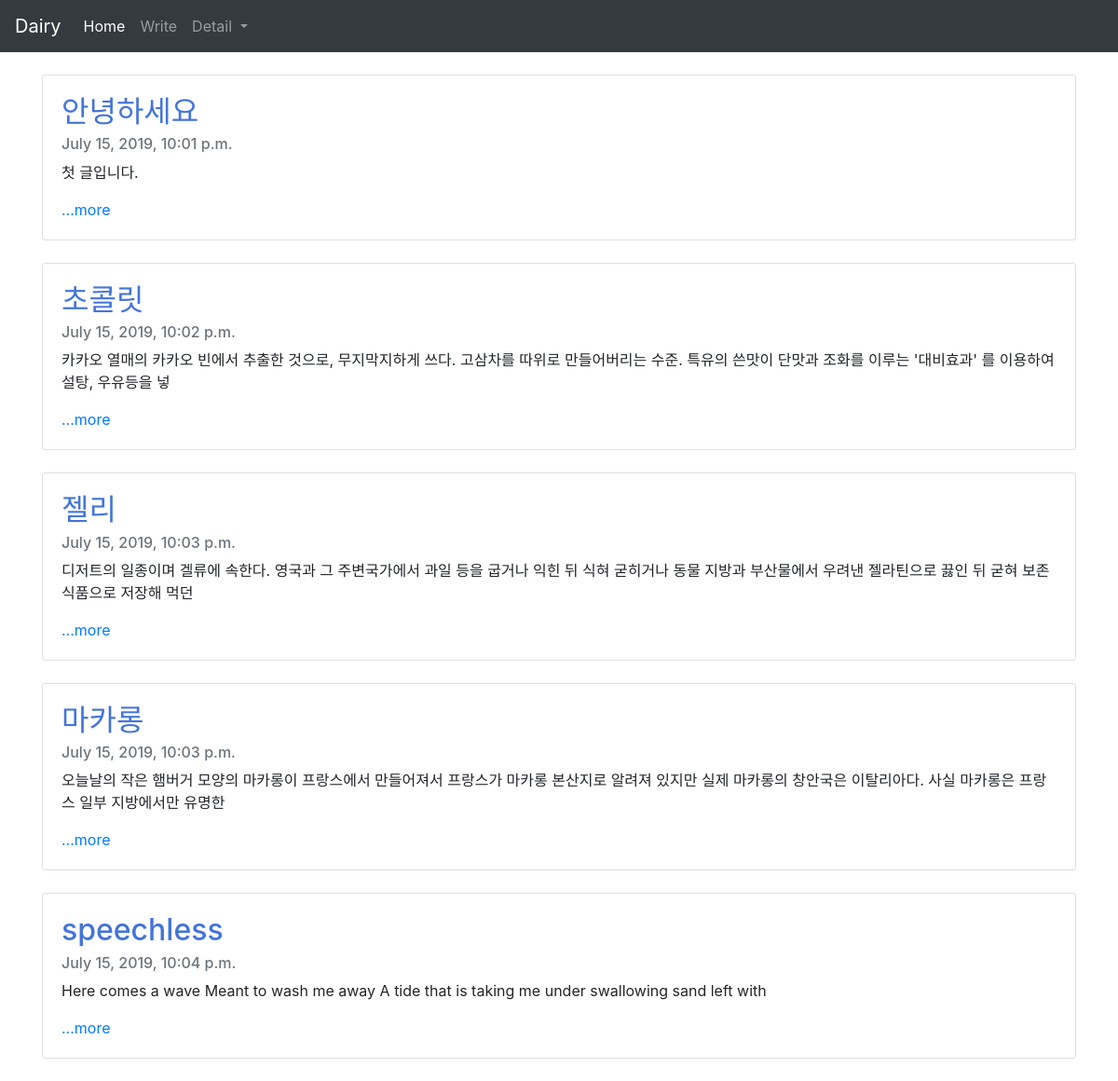
The page / on the database its author committed.
### blogapp/models.py (models this page shows, shortened)
class Blog(models.Model):
    title = models.CharField(max_length = 200)
    pub_date = models.DateTimeField('date published')
    body = models.TextField()
    def summary(self):
        return self.body[:100]

### blogapp/views.py (the view)
# urls.py: 2. Add a URL to urlpatterns:  path('', views.home, name='home')
def home(request):
    blogs = Blog.objects
    return render(request, 'home.html', {'blogs':blogs})

### blogapp/templates/home.html (shortened to what this page needs)
<head>
    <link rel="stylesheet" href="https://stackpath.bootstrapcdn.com/bootstrap/4.3.1/css/bootstrap.min.css">
  </head>
  <body>
         <nav class="navbar navbar-expand-lg navbar-dark bg-dark">
                 <a class="navbar-brand" href="#">Dairy</a>
                 <div class="collapse navbar-collapse" id="navbarSupportedContent">
                   <ul class="navbar-nav mr-auto">
                         <li class="nav-item active">
                                 <a class="nav-link" href="{% url 'home' %}">Home<span class="sr-only">(current)</span></a>
                           </li>
                     <li class="nav-item">
                           <a class="nav-link" href="{% url 'new' %}">Write</a>
                     </li>
                     <li class="nav-item dropdown">
                       <a class="nav-link dropdown-toggle" href="#" id="navbarDropdown" role="button" data-toggle="dropdown" aria-haspopup="true" aria-expanded="false">
                         Detail
                       </a>
                     </li>
                   </ul>
                 </div>
               </nav>
               {% for blog in blogs.all %}
               <div class="container">
                      <br>
               <div class="card">
                <div class="card-body">
                  <h2 class="card-title" style="color:#4374D9;">{{blog.title}}</h2>
                  <h6 class="card-subtitle mb-2 text-muted">{{blog.pub_date}}</h6>
                  <p class="card-text">{{blog.summary}}</p>
                  <a href="{% url 'detail' blog.id %}" class="card-link">...more</a>
                </div>
               </div>
               </div>
               {%endfor%}
  <br>
  </body>

### rows shown on the page
Blog: title "안녕하세요", pub_date "July 15, 2019, 10:01 p.m.", summary "첫 글입니다."
Blog: title "초콜릿", pub_date "July 15, 2019, 10:02 p.m.", summary "카카오 열매의 카카오 빈에서 추출한 것으로, 무지막지하게 쓰다. 고삼차를 따위로 만들어버리는 수준. 특유의 쓴맛이 단맛과 조화를 이루는 '대비효과' 를 이용하여 설탕, 우유등을 넣"
Blog: title "젤리", pub_date "July 15, 2019, 10:03 p.m.", summary "디저트의 일종이며 겔류에 속한다. 영국과 그 주변국가에서 과일 등을 굽거나 익힌 뒤 식혀 굳히거나 동물 지방과 부산물에서 우려낸 젤라틴으로 끓인 뒤 굳혀 보존식품으로 저장해 먹던"
Blog: title "마카롱", pub_date "July 15, 2019, 10:03 p.m.", summary "오늘날의 작은 햄버거 모양의 마카롱이 프랑스에서 만들어져서 프랑스가 마카롱 본산지로 알려져 있지만 실제 마카롱의 창안국은 이탈리아다. 사실 마카롱은 프랑스 일부 지방에서만 유명한"
Blog: title "speechless", pub_date "July 15, 2019, 10:04 p.m.", summary "Here comes a wave Meant to wash me away A tide that is taking me under swallowing sand left with"
